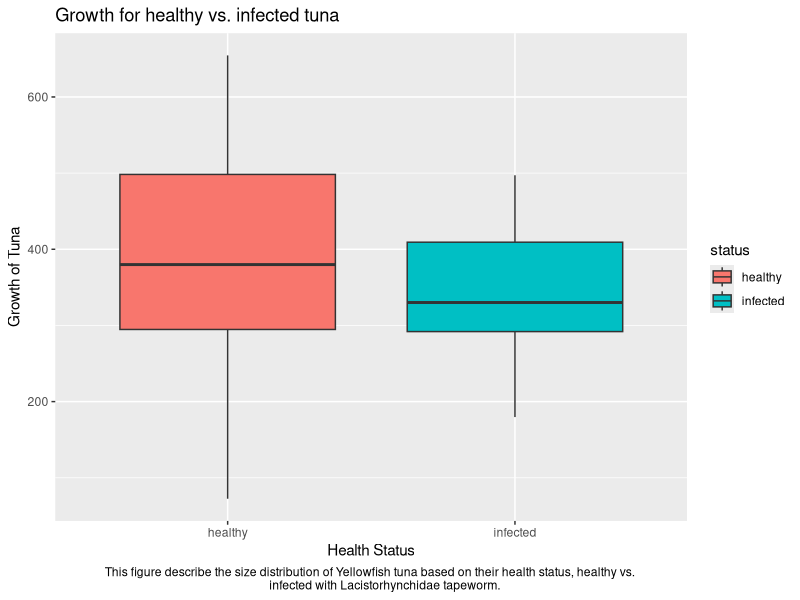

Source code (R):
## ---- chunk 1
knitr::opts_chunk$set(echo = TRUE)
## ---- chunk 2
tuna = read.csv("tunadata.csv")
tuna$status = as.factor(tuna$status)
summary(tuna)

## Figure
library(ggplot2)
ggplot(data=tuna, aes(x=status,y=growth, fill=status)) +
  geom_boxplot(outlier.colour="black", outlier.shape=15,
    outlier.size=2, notch=FALSE) +
    theme(plot.caption = element_text(hjust = 0.5)) +
    labs(title = "Growth for healthy vs. infected tuna", 
         caption="This figure describe the size distribution of Yellowfish tuna based on their health status, healthy vs. 
         infected with Lacistorhynchidae tapeworm.") +
        ylab("Growth of Tuna") + xlab("Health Status")  

## ---- chunk 3
##
healthy_tuna = tuna$growth[which(tuna$status=="healthy")]
infected_tuna = tuna$growth[which(tuna$status=="infected")]

mean(healthy_tuna)
median(healthy_tuna)
quarts = quantile(healthy_tuna)
IQR = as.numeric(quarts[4] - quarts[2])
IQR

mean(infected_tuna)
median(infected_tuna)
quarts = quantile(infected_tuna)
IQR = as.numeric(quarts[4] - quarts[2])
IQR 
## ---- chunk 4
#Consider the linear model
m1 = lm(growth~status, data = tuna)
summary(m1)
anova(m1)
